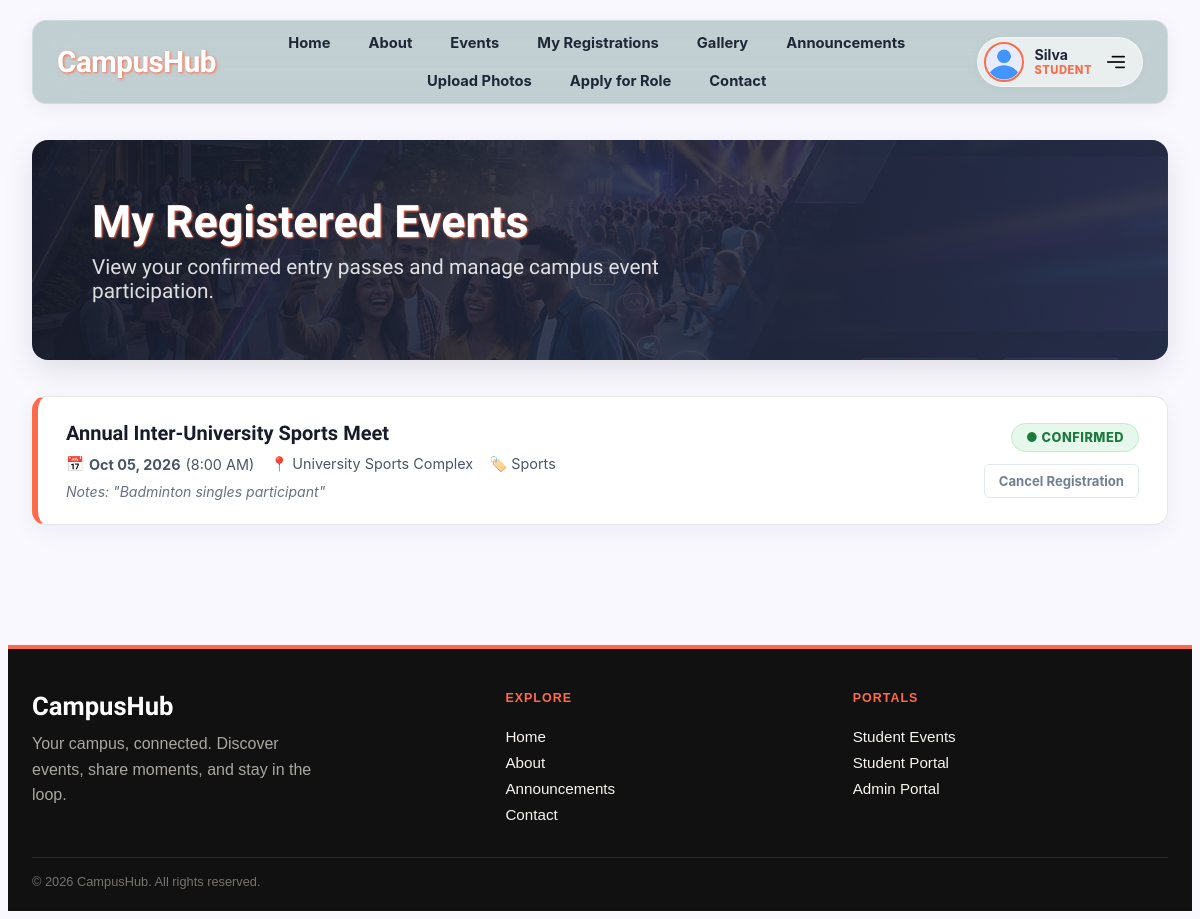
The app's page /student/my_registrations.php (signed in) with its own data.
### tables this page shows
CREATE TABLE IF NOT EXISTS `registrations` (
  `registration_id` INT AUTO_INCREMENT PRIMARY KEY,
  `events_event_id` INT NOT NULL,
  `users_user_id` INT NOT NULL,
  `status` ENUM('confirmed', 'pending', 'cancelled') DEFAULT 'confirmed',
  `notes` TEXT NULL,
  `registered_at` TIMESTAMP DEFAULT CURRENT_TIMESTAMP,
  CONSTRAINT `fk_registrations_events` FOREIGN KEY (`events_event_id`) REFERENCES `events` (`event_id`) ON DELETE CASCADE,
  CONSTRAINT `fk_registrations_users` FOREIGN KEY (`users_user_id`) REFERENCES `users` (`user_id`) ON DELETE CASCADE,
  UNIQUE KEY `unique_registration` (`events_event_id`, `users_user_id`)
);

CREATE TABLE IF NOT EXISTS `events` (
  `event_id` INT AUTO_INCREMENT PRIMARY KEY,
  `title` VARCHAR(255) NOT NULL,
  `description` TEXT NOT NULL,
  `category` VARCHAR(50) NOT NULL DEFAULT 'Workshop',
  `club_name` VARCHAR(100) NOT NULL DEFAULT 'CampusHub General',
  `event_date` DATE NOT NULL,
  `event_time` TIME NOT NULL,
  `location` VARCHAR(255) NOT NULL,
  `max_participants` INT NOT NULL DEFAULT 50,
  `banner_image` VARCHAR(255) NULL,
  `meta_data` JSON NULL,
  `status` ENUM('upcoming', 'completed', 'cancelled') DEFAULT 'upcoming',
  `created_at` TIMESTAMP DEFAULT CURRENT_TIMESTAMP
);

### includes/db.php (called while the page is built, shortened)
<?php
class Database
{
  private static $connection = null;
  public static function getConnection()
  {
    if (self::$connection === null) {
      $conn = @new mysqli(DB_HOST, DB_USER, DB_PASS, DB_NAME, 3306);
      $conn->set_charset("utf8mb4");
      self::$connection = $conn;
    }
    return self::$connection;
  }
  public static function search($query, $types = null, $params = [])
  {
    $conn = self::getConnection();
    $statement = $conn->prepare($query);
    if ($types != null && !empty($params)) {
      $statement->bind_param($types, ...$params);
    }
    $statement->execute();
    $result = $statement->get_result();
    return $result;
  }
}

### student/my_registrations.php (the view, shortened to what this page needs)
<?php
require_once '../includes/header.php';
require_once '../includes/db.php';
$user_id = isset($_SESSION['user_id']) ? (int)$_SESSION['user_id'] : 2;
$registrations = [];
$sql = "SELECT r.registration_id, r.status, r.notes, r.registered_at,
               e.event_id, e.title, e.description, e.category, e.club_name, e.event_date, e.event_time, e.location
        FROM registrations r
        JOIN events e ON r.events_event_id = e.event_id
        WHERE r.users_user_id = ?
        ORDER BY e.event_date DESC";
$res = Database::search($sql, "i", [$user_id]);
if ($res && $res->num_rows > 0) {
    while ($row = $res->fetch_assoc()) {
        $registrations[] = $row;
    }
}
?>
<main class="page-container">
  <section class="reg-hero">
    <h1>My Registered Events</h1>
    <p>View your confirmed entry passes and manage campus event participation.</p>
  </section>
  <section class="content-section">
    <div class="reg-list">
      <?php if (empty($registrations)): ?>
        <div style="background: #ffffff; padding: 48px; text-align: center; border-radius: 12px; border: 1px solid var(--line);">
          <h2>No Active Event Registrations</h2>
          <p style="color: var(--muted); font-family: -apple-system, BlinkMacSystemFont, 'Segoe UI', Roboto, sans-serif; margin-bottom: 20px;">
            You have not registered for any upcoming events yet.
          </p>
          <a href="events.php" style="display: inline-block; background: var(--coral); color: #fff; padding: 12px 24px; border-radius: 8px; font-weight: bold; text-decoration: none;">Browse Events Calendar</a>
        </div>
      <?php else: ?>
        <?php foreach ($registrations as $reg): ?>
          <div class="pass-card">
            <div class="pass-info">
              <h2><?php echo htmlspecialchars($reg['title']); ?></h2>
              <div class="pass-meta">
                <span>📅 <strong><?php echo date('M d, Y', strtotime($reg['event_date'])); ?></strong> (<?php echo date('g:i A', strtotime($reg['event_time'])); ?>)</span>
                <span>📍 <?php echo htmlspecialchars($reg['location']); ?></span>
                <span>🏷️ <?php echo htmlspecialchars($reg['category'] ?? 'Event'); ?></span>
              </div>
              <?php if (!empty($reg['notes'])): ?>
                <p class="pass-notes">Notes: "<?php echo htmlspecialchars($reg['notes']); ?>"</p>
              <?php endif; ?>
            </div>
            <div class="pass-actions">
              <span class="badge-status <?php echo ($reg['status'] === 'cancelled') ? 'badge-cancelled' : 'badge-confirmed'; ?>">
                ● <?php echo ucfirst(htmlspecialchars($reg['status'])); ?>
              </span>
              <?php if ($reg['status'] !== 'cancelled'): ?>
                <form method="POST" action="my_registrations.php" onsubmit="return confirm('Are you sure you want to cancel this event registration?');">
                  <button type="submit" class="btn-cancel">Cancel Registration</button>
                </form>
              <?php endif; ?>
            </div>
          </div>
        <?php endforeach; ?>
      <?php endif; ?>
    </div>
  </section>
</main>
<?php
require_once '../includes/footer.php';
?>

### assets/css/style.css (style rules this page uses)
body { background-color: #faf8ff; font-family: 'Archivo Black', sans-serif; }

### student/my_registrations.php (style rules this page uses)
.page-container { --ink: #171b2a; --muted: #687083; --line: #e4e7ed; --coral: #FF6B4A; width: 100%; padding: 0 24px 64px; box-sizing: border-box; }
.reg-hero, .content-section { width: 100%; max-width: 1200px; margin-right: auto; margin-left: auto; }
.reg-hero { position: relative; display: flex; flex-direction: column; justify-content: center; min-height: 220px; margin-top: 36px; padding: 40px clamp(24px, 5vw, 64px); box-sizing: border-box; border-radius: 16px; background: linear-gradient(115deg, rgba(23, 27, 42, 0.92), rgba(43, 53, 79, 0.8)), url('../assets/images/hero2.jpg') center / cover; color: #ffffff; box-shadow: 0 10px 30px rgba(0, 0, 0, 0.1); }
.reg-hero h1 { margin: 0 0 8px; font-size: clamp(2rem, 4vw, 2.8rem); line-height: 1.1; text-shadow: #FF6B4A 1px 1px 2px; }
.reg-hero p { max-width: 600px; margin: 0; color: rgba(255, 255, 255, 0.85); font-family: 'Cabin Sketch', cursive; font-size: 1.3rem; }
.content-section { margin-top: 36px; }
.reg-list { display: flex; flex-direction: column; gap: 20px; }
.pass-card { background: #ffffff; border: 1px solid var(--line); border-radius: 14px; padding: 24px 28px; box-shadow: 0 8px 24px rgba(23, 27, 42, 0.05); display: grid; grid-template-columns: 3fr 1.2fr; gap: 24px; align-items: center; border-left: 6px solid var(--coral); }
.pass-info h2 { margin: 0 0 6px; color: var(--ink); font-size: 1.25rem; }
.pass-meta { display: flex; flex-wrap: wrap; gap: 16px; margin: 10px 0; color: #4a5568; font-size: 0.9rem; font-family: -apple-system, BlinkMacSystemFont, "Segoe UI", Roboto, sans-serif; }
.pass-meta span { display: flex; align-items: center; gap: 5px; }
.pass-notes { font-size: 0.88rem; color: var(--muted); font-family: -apple-system, BlinkMacSystemFont, "Segoe UI", Roboto, sans-serif; margin: 8px 0 0; font-style: italic; }
.pass-actions { display: flex; flex-direction: column; align-items: flex-end; gap: 12px; }
.badge-status { padding: 6px 14px; border-radius: 20px; font-size: 0.8rem; font-weight: 800; text-transform: uppercase; letter-spacing: 0.5px; font-family: -apple-system, BlinkMacSystemFont, "Segoe UI", Roboto, sans-serif; }
.badge-confirmed { background: #e6f7ec; color: #1b7a3e; border: 1px solid #c2ebd0; }
.btn-cancel { background: none; border: 1px solid #e2e8f0; color: #718096; padding: 8px 14px; border-radius: 6px; cursor: pointer; font-size: 0.82rem; font-weight: bold; font-family: -apple-system, BlinkMacSystemFont, "Segoe UI", Roboto, sans-serif; transition: all 0.2s; }

### records on screen
registrations: events_event.title "Annual Inter-University Sports Meet", events_event.event_date "Oct 05, 2026", events_event.event_time "8:00 AM", events_event.location "University Sports Complex", events_event.category "Sports", notes "Badminton singles participant", status "CONFIRMED"

### other values on screen
$user_name "Silva"
str_replace('_', ' ', $user_role) "STUDENT"
